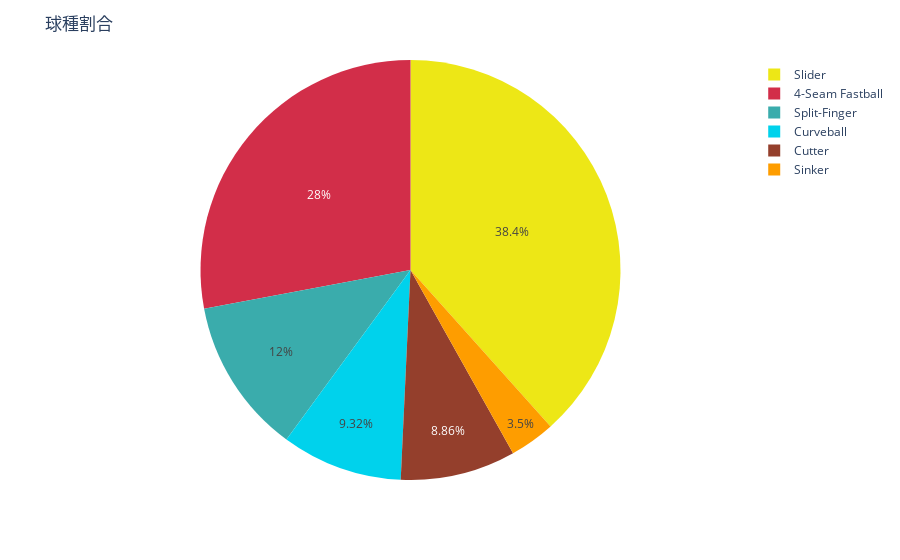

Here is the notebook cell this chart was saved with:
### Code cell
_fig = pie(df, key='pitch_name', title='球種割合')
_fig.show()

### Figure 1 — Plotly figure (JSON) as saved in the notebook; plotly's stock layout.template omitted (floating-point values rounded to 4 significant figures)
{"data": [{"customdata": [["4-Seam Fastball"], ["Curveball"], ["Cutter"], ["Sinker"], ["Slider"], ["Split-Finger"]], "domain": {"x": [0, 1], "y": [0, 1]}, "hovertemplate": "pitch_name=%{customdata[0]}<br>count=%{value}<extra></extra>", "labels": ["4-Seam Fastball", "Curveball", "Cutter", "Sinker", "Slider", "Split-Finger"], "legendgroup": "", "marker": {"colors": ["rgb(210, 46, 73)", "rgb(0, 210, 236)", "rgb(148, 63, 44)", "rgb(254, 157, 0)", "rgb(237, 231, 22)", "rgb(58, 172, 172)"]}, "name": "", "showlegend": true, "type": "pie", "values": [735, 245, 233, 92, 1009, 315]}], "layout": {"autosize": true, "legend": {"title": {}, "tracegroupgap": 0}, "margin": {"t": 60}, "title": {"text": "球種割合"}}}
